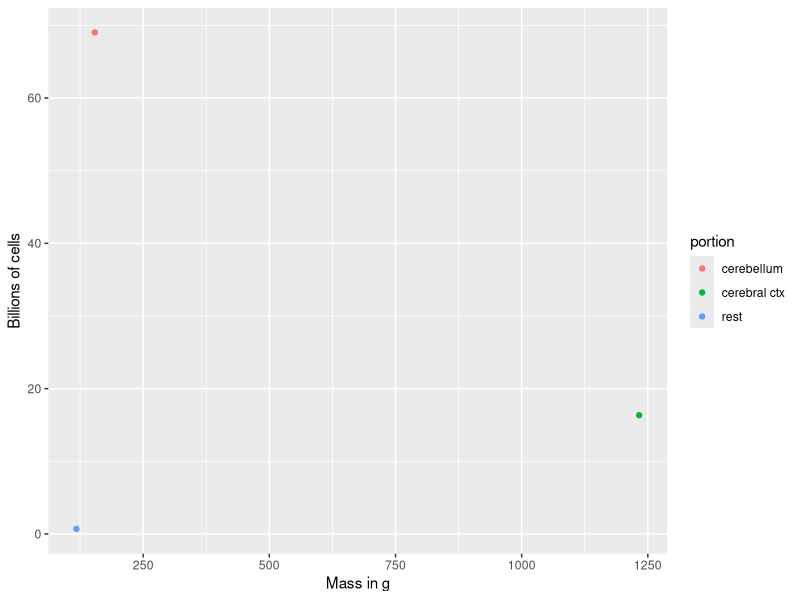
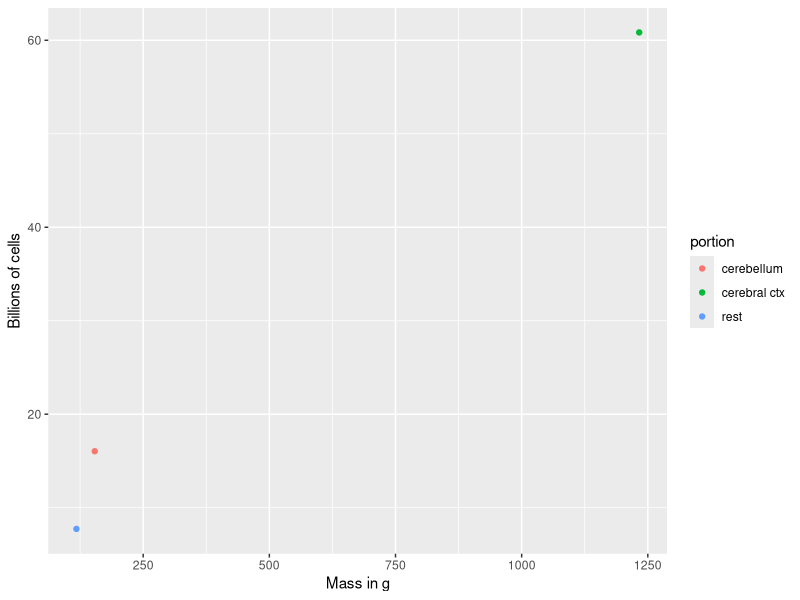
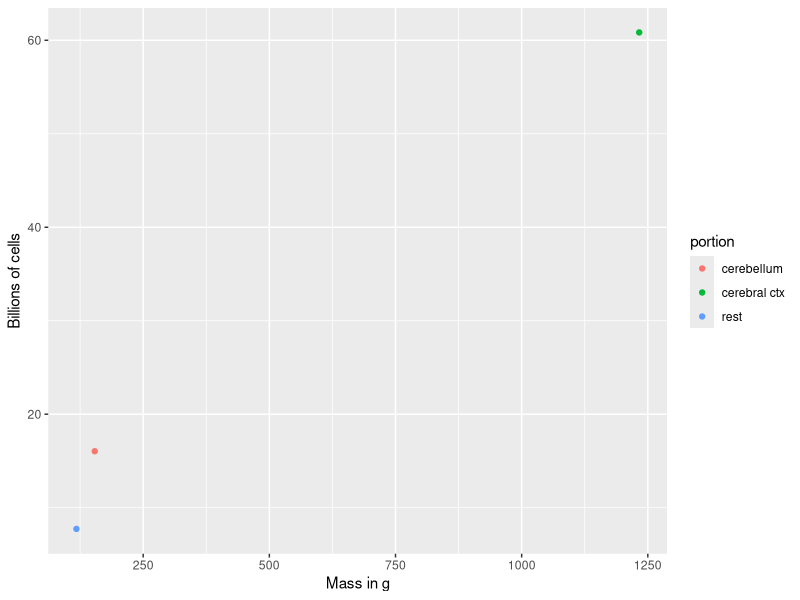

These charts were generated, in order, by the following R code:
## ---- chunk 1
library(tidyverse)
## ---- chunk 2
# data from Azevedo
mass_g <- c(1232.93, 154.02, 117.66)
portion <- c("cerebral ctx", "cerebellum", "rest")
b_neurons <- c(16.34, 69.03, 0.69)
b_nonneurons <- c(60.84, 16.04, 7.73)
brain <- data.frame(portion, mass_g, b_neurons, b_nonneurons)

brain %>% ggplot() +
  aes(x=mass_g, b_neurons, color=portion) +
  geom_point() +
  xlab("Mass in g") +
  ylab("Billions of cells")
## ---- chunk 3
brain %>% ggplot() +
  aes(x=mass_g, b_nonneurons, color=portion) +
  geom_point() +
  xlab("Mass in g") +
  ylab("Billions of cells")
## ---- chunk 4
brain %>% ggplot() +
  aes(x=mass_g, b_nonneurons, color=portion) +
  geom_point() +
  xlab("Mass in g") +
  ylab("Billions of cells")
